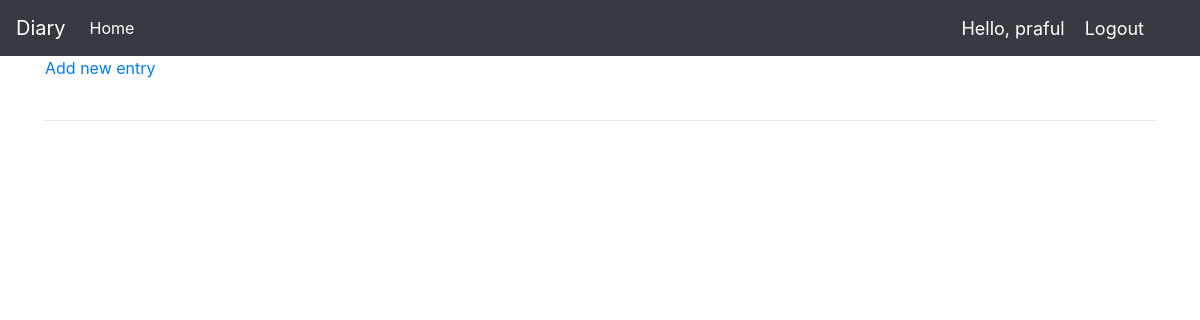
The app's page /home/ (signed in), older data.
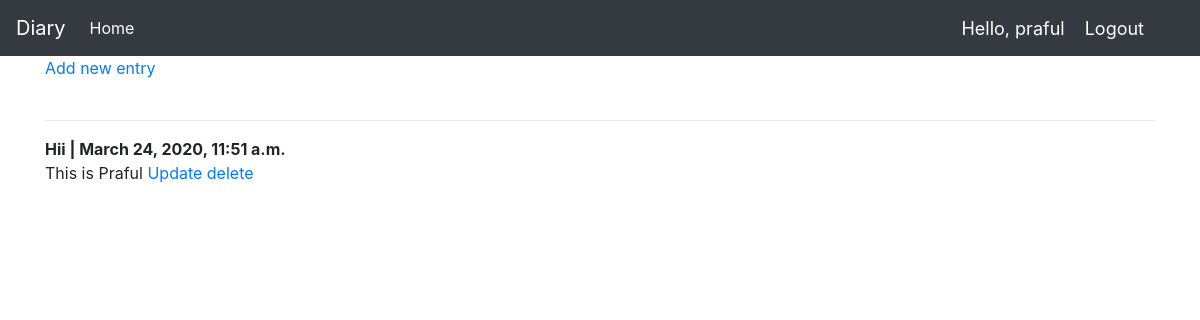
The same page, newer data.
### content/models.py (models this page shows, shortened)
class Entry(models.Model):
    title = models.CharField(max_length=50, null=True)
    text = models.TextField()
    author = models.ForeignKey(User, on_delete=models.CASCADE)
    date_posted = models.DateTimeField(auto_now_add=True)
    slug = models.SlugField(blank=True, unique=True)
    class Meta:
        verbose_name_plural = 'entries'

### content/views.py (the view)
# urls.py: path('home/', views.diary, name='home'),
def diary(request):
    entries = Entry.objects.filter(author=request.user).order_by('-date_posted')
    context = {'entries': entries}
    return render(request, 'diary.html', context)

### content/templates/diary.html (shortened to what this page needs)
{% load static %}
<!DOCTYPE html>
<html lang="en" dir="ltr">
  <head>
    <link rel="stylesheet" href="https://stackpath.bootstrapcdn.com/bootstrap/4.4.1/css/bootstrap.min.css">
  </head>
  <body>
<nav class="navbar navbar-expand-lg navbar-dark bg-dark">
  <a class="navbar-brand" href="{% url 'home' %}">Diary</a>
  <div class="collapse navbar-collapse" id="navbarNav">
    <ul class="navbar-nav">
      {% if request.user.is_authenticated %}
        <li class="nav-item active">
          <a class="nav-link" href="{% url 'home' %}">Home</a>
        </li>
      {% endif %}
    </ul>
  </div>
  <span class="hello-msg">Hello, {{request.user}}</span>
  <span class="hello-msg"><a class="hello-msg" href="{% url 'logout' %}">Logout</a></span>
</nav>
      <section class="section">
        <div class="container">
            <article class="media">
                <div class="media-content">
                    <div class="content">
                        <a href="{% url 'add' %}">Add new entry</a>
                    </div>
                </div>
            </article>
            <br><hr>
            {% for entry in entries %}
                <article class="media">
                    <div class="media-content">
                        <div class="content">
                            <p>
                                <strong>{{entry.title}} | {{ entry.date_posted }}</strong>
                                <br> {{ entry.text }} <a href="{% url 'edit' entry.slug %}">Update</a>
                                <a href="{% url 'delete' entry.slug %}">delete</a>
                            </p>
                        </div>
                    </div>
                </article>
            {% endfor %}
        </div>
    </section>
  </body>
</html>

### content/templates/diary.html (style rules this page uses)
.hello-msg { font-size: 18px; color: #fff; margin-right: 20px; }

Row changes from the older to the newer data that the page shows:
added Entry: title "Hii", date_posted "March 24, 2020, 11:51 a.m.", text "This is Praful"
